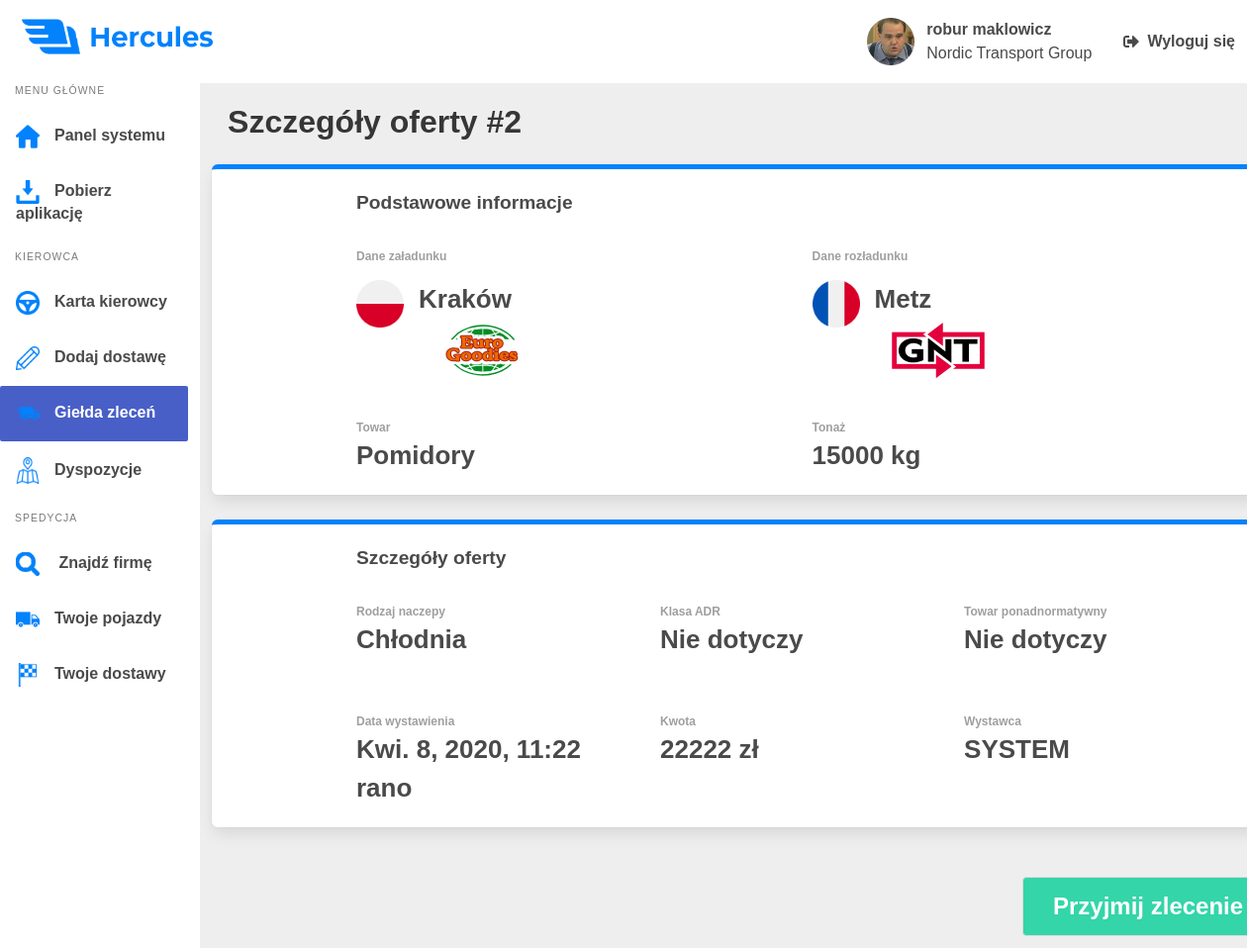
The app's page /Gielda/Offers/2 (signed in) with its own data.
### hercules_app/models.py (models this page shows, shortened)
class Driver(models.Model):
    user = models.OneToOneField(User, on_delete=models.CASCADE, null=True)
    nick = models.CharField(max_length=64, null=True)
    company = models.ForeignKey(Company, on_delete=models.CASCADE, null=True)
    avatar = models.ImageField(upload_to='avatars', null=True)
    last_delivery = models.DateTimeField(auto_now_add=True)
    length_of_service = models.DateTimeField(auto_now_add=True)
    position = models.CharField(max_length=20, null=True)
    is_employeed = models.BooleanField(default=False)
    def get_vehicle_info(driver):
        try:
            vehicle = Vehicle.objects.get(driver=driver)
            vehicle_info = {
                'brand': vehicle.brand,
                'model': vehicle.model,
                'cabin': vehicle.cabin,
                'engine': vehicle.engine,
                'odometer': vehicle.odometer,
                'photo': vehicle.photo.url,
            }
        except:
            vehicle_info = ''
        finally:
            return vehicle_info
    def get_driver_info_from_database(username):
        driver = Driver.objects.get(user=username)
        if driver.is_employeed:
            company = Company.objects.get(name=driver.company.name)
            company = company.name
        else:
            company = ""
        vehicle = Driver.get_vehicle_info(driver)
        driver_info = {
            'nick': driver.nick,
            'company': company,
            'vehicle': vehicle,
            'avatar': driver.avatar.url,
        }
        return driver_info
    def set_driver_info(request):
        driver_info = Driver.get_driver_info_from_database(request.user)
        request.session['driver_info'] = driver_info
    def get_driver_info(request):
        Driver.set_driver_info(request)
        class DriverInfo(NamedTuple):
            nick: str
            company: str
            vehicle: Vehicle
            avatar: str
        try:
            driver_info = request.session.get('driver_info')
        except driver_info is None:
            SetDriverInfo(request)
        finally:
            info = DriverInfo(
                driver_info['nick'],
                driver_info['company'],
                driver_info['vehicle'],
                driver_info['avatar'],
            )
        return info

class Company(models.Model):
    id = models.AutoField(primary_key=True)
    name = models.CharField(max_length=128)
    drivers_count = models.SmallIntegerField(default=0)
    logo = models.ImageField(upload_to='logos', default='')
    distance = models.PositiveIntegerField(default=0)
    average_fuel = models.FloatField(default=0.0)
    income = models.PositiveIntegerField(default=0)
    tonnage = models.PositiveIntegerField(default=0)
    waybill_count = models.PositiveIntegerField(default=0)
    description = models.TextField(default='')
    is_recruiting = models.BooleanField(default=True)
    is_ets2 = models.BooleanField(default=True)
    is_ats = models.BooleanField(default=False)
    is_singleplayer = models.BooleanField(default=True)
    is_multiplayer = models.BooleanField(default=True)
    is_promods = models.BooleanField(default=False)

class Gielda(models.Model):
    id = models.AutoField(primary_key=True)
    loading_city = models.CharField(max_length=64)
    loading_country = models.CharField(max_length=64)
    unloading_city = models.CharField(max_length=64)
    unloading_country = models.CharField(max_length=64)
    loading_spedition = models.CharField(max_length=100)
    unloading_spedition = models.CharField(max_length=100)
    cargo = models.CharField(max_length=64)
    tonnage = models.IntegerField(default=0)
    class Trailer(models.TextChoices):
        CURTAIN = 'Firanka', _('curtain')
        REEFER = 'Chłodnia', _('reefer')
        LOWDECK = 'Niskopodłogowa', _('low_deck')
        CISTERN = 'Cysterna', _('cistern')
        TARP = 'Plandeka', _('tarp')  # plandeka
    trailer = models.CharField(choices=Trailer.choices, max_length=14)
    price = models.PositiveIntegerField(default=0)
    creator = models.CharField(default='SYSTEM', max_length=128)
    created_at = models.DateTimeField(auto_now_add=True)
    class Adr(models.TextChoices):
        NONE = 'Nie dotyczy', _('none')
        EXPLOSIVES = 'ADR-1: materiały wybuchowe', _('explosives')
        GASES = 'ADR-2: gazy', _('gases')
        LIQUIDS = 'ADR-3: płyny łatwopalne', _('liquids')
        SOLIDS = 'ADR-4: materiały stałe zapalne', _('solids')
        TOXIC = 'ADR-6: toksyczne i zakaźne substancje', _('toxic')
        CORROSIVE = 'ADR-8: toksyczne substancje', _('corrosive')
    adr = models.CharField(choices=Adr.choices, max_length=64)
    oversized = models.BooleanField(default=False)

### hercules_app/views.py (the view)
# urls.py: path('Gielda/Offers/<int:offer_id>', views.OfferDetailsView, name="offer-details"),
@login_required
def OfferDetailsView(request, offer_id):
    driver_info = Driver.get_driver_info(request)
    driver = {
        'nick': driver_info.nick,
        'company': driver_info.company,
    }
    offer = Gielda.objects.get(id=offer_id)
    try:
        company_drivers_count = Company.objects.values_list(
            'drivers_count', flat=True).get(name=driver_info.company)
    except:
        company_drivers_count = 1
    is_self_employed = False
    request.session['offer_id'] = offer_id
    if company_drivers_count == 1:
        is_self_employed = True
    return render(request, 'hercules_app/offer_details.html', {'offer': offer, 'driver': driver, 'is_self_employed': is_self_employed})

### hercules_app/templates/hercules_app/offer_details.html (shortened to what this page needs)
{% load static %}
<!DOCTYPE html>
<html lang="pl-pl">
<head>
    <link rel="stylesheet" href="https://cdn.jsdelivr.net/npm/bulma@0.8.0/css/bulma.min.css">
    <link rel="stylesheet" type="text/css" href="{% static 'css/panel.css' %}">
    <link rel="stylesheet" type="text/css" href="{% static 'css/main.css' %}">
    <link rel="stylesheet" type="text/css" href="{% static 'css/offer_details.css' %}">
</head>
<body>
    <nav class="navbar" role="navigation" aria-label="main navigation">
        <div class="navbar-start">
            <div class="navbar-brand">
                <a class="navbar-item">
                    <img src="{% static '/assets/logo.png' %}" width="194" height="55">
                </a>
            </div>
        </div>
        <div class="navbar-end is-hidden-mobile">
            <a class="navbar-item">
                <figure class="image is-48x48 avatar-fig">
                    <img class="avatar" src="{% static '/assets/avatar_krawczyk.jpg' %}">
                </figure>
                <span class="user">
                    <p class="username">{{ driver.nick }}</p>
                    {% if driver.company != "" %}
                    <p class="company">{{ driver.company }}</p>
                    {% endif %}
                </span>
            </a>
            <a class="navbar-item">
                <span class="icon is-medium logout">
                    <i class="fas fa-sign-out-alt"></i>
                </span>
                <p class="logout-text">Wyloguj się</p>
            </a>
        </div>
    </nav>
    <div class="wrapper">
        <div class="columns">
            <aside class="column is-2 aside is-hidden-mobile is-placed-left">
                <nav class="menu">
                    <p class="menu-label">
                        Menu główne
                    </p>
                     <ul class="menu-list">
                        <li>
                            <a href="/panel">
                                <p class="option main-site">Panel systemu</p>
                            </a>
                        </li>
                        <li>
                            <a class="panel-option" href="/download">
                                <p class="option download">Pobierz aplikację</p>
                            </a>
                        </li>
                    </ul>
                    <p class="menu-label">
                        Kierowca
                    </p>
                    <ul class="menu-list">
                        <li>
                            <a href='/drivers-card'>
                                <p class="option driver-card">Karta kierowcy</p>
                            </a>
                        </li>
                        <li>
                            <a href="/add-delivery">
                                <p class="option add-delivery">Dodaj dostawę</p>
                            </a>
                        </li>
                        <li>
                            <a class="is-active" href="/Gielda/Offers">
                                <p class="option gielda">Giełda zleceń</p>
                            </a>
                        </li>
                        <li>
                            <a href="/Dispositions">
                                <p class="option dispositions">Dyspozycje</p>
                            </a>
                        </li>
                    </ul>
                    <p class="menu-label">
                        Spedycja
                    </p>
                    <ul class="menu-list">
                        <li>
                            <a>
                                <p class="option search-company">
                                    Znajdź firmę
                                </p>
                            </a>
                        </li>
                        <li>
                            <a>
                                <p class="option vehicles">Twoje pojazdy</p>
                            </a>
                        </li>
                        <li>
                            <a>
                                <p class="option deliveries">Twoje dostawy</p>
                            </a>
                        </li>
                    </ul>
                </nav>
            </aside>
            <main class="column main">
                <header>
                    <h1 class="title">Szczegóły oferty #{{ offer.id }}</h1>
                </header>
                <div class="box offer-basic-info">
                    <header>
                        <h1 class="basic-info-title">Podstawowe informacje</h1>
                    </header>
                    <div class="columns">
                        <div class="column left">
                            <p class="info-label">Dane załadunku</p>
                            <div class="loading-info">
                                    {% with '/assets/countries/'|add:offer.loading_country|add:'.png' as image_static %}
                                    <img src="{% static image_static %}" class="country-icon">
                                    {% endwith %}
                                    <span class="city-and-company">
                                        <p class="city">{{ offer.loading_city }}</p>
                                        {% with '/assets/companies/'|add:offer.loading_spedition|add:'.png' as image_static %}
                                        <img src="{% static image_static %}" class="company-logo">
                                        {% endwith %}
                                    </span>
                            </div>
                            <div class="cargo-info">
                                <p class="info-label">Towar</p>
                                <h2 class="cargo-name">{{ offer.cargo }}</h2>
                            </div>
                        </div>
                        <div class="column right">
                            <p class="info-label">Dane rozładunku</p>
                            <div class="unloading-info">
                                {% with '/assets/countries/'|add:offer.unloading_country|add:'.png' as image_static %}
                                <img src="{% static image_static %}" class="country-icon">
                                {% endwith %}
                                <span class="city-and-company">
                                    <p class="city">{{ offer.unloading_city }}</p>
                                    {% with '/assets/companies/'|add:offer.unloading_spedition|add:'.png' as image_static %}
                                    <img src="{% static image_static %}" class="company-logo">
                                    {% endwith %}
                                </span>
                            </div>
                            <div class="cargo-info">
                                <p class="info-label">Tonaż</p>
                                <h2 class="tonnage">{{ offer.tonnage }} kg</h2>
                            </div>
                        </div>
                    </div>
                </div>
                <div class="box offer-details">
                    <header>
                        <h1 class="basic-info-title">Szczegóły oferty</h1>
                    </header>
                    <div class="columns">
                        <div class="column left">
                            <div class="trailer-info">
                                <p class="info-label">Rodzaj naczepy</p>
                                <h2 class="trailer">{{ offer.trailer }}</h2>
                            </div>
                        </div>
                        <div class="column">
                            <div class="adr-info">
                                <p class="info-label">Klasa ADR</p>
                                <h2 class="adr-class">{{ offer.adr }}</h2>
                            </div>
                        </div>
                        <div class="column">
                            <div class="oversize-info">
                                <p class="info-label">Towar ponadnormatywny</p>
                                <h2 class="oversize">{% if offer.oversized %} Tak {% endif %} {% if offer.oversized == False %} Nie dotyczy {% endif %}</h2>
                            </div>
                        </div>
                    </div>
                    <div class="columns">
                        <div class="column left">
                            <div class="offer-date">
                                <p class="info-label">Data wystawienia</p>
                                <h2 class="date"> {{ offer.created_at }} </h2>
                            </div>
                        </div>
                        <div class="column">
                            <div class="offer-income">
                                <p class="info-label">Kwota</p>
                                <h2 class="income">{{ offer.price }} zł</h2>
                            </div>
                        </div>
                        <div class="column">
                            <div class="offer-seller">
                                <p class="info-label">Wystawca</p>
                                <h2 class="seller">{{ offer.creator }}</h2>
                            </div>
                        </div>
                    </div>
                </div>
                <div class="field buttons">
                    <div class="control">
                        <a {% if is_self_employed %} href="DisposeOffer/{{ driver.id }}" {% endif %}
                            {% if is_self_employed == False %} href="DisposeOffer/{{ driver.id }}" {% endif %}
                            class="button accept">Przyjmij zlecenie</a>
                    </div>
                </div>
            </main>
        </div>
    </div>
</body>
</html>

### records on screen
Driver: nick "robur maklowicz"
Company: company "Nordic Transport Group"
Gielda: id "2", loading_city "Kraków", cargo "Pomidory", unloading_city "Metz", tonnage "15000", trailer "Chłodnia", adr "Nie dotyczy", created_at "Kwi. 8, 2020, 11:22 rano", price "22222", creator "SYSTEM"
